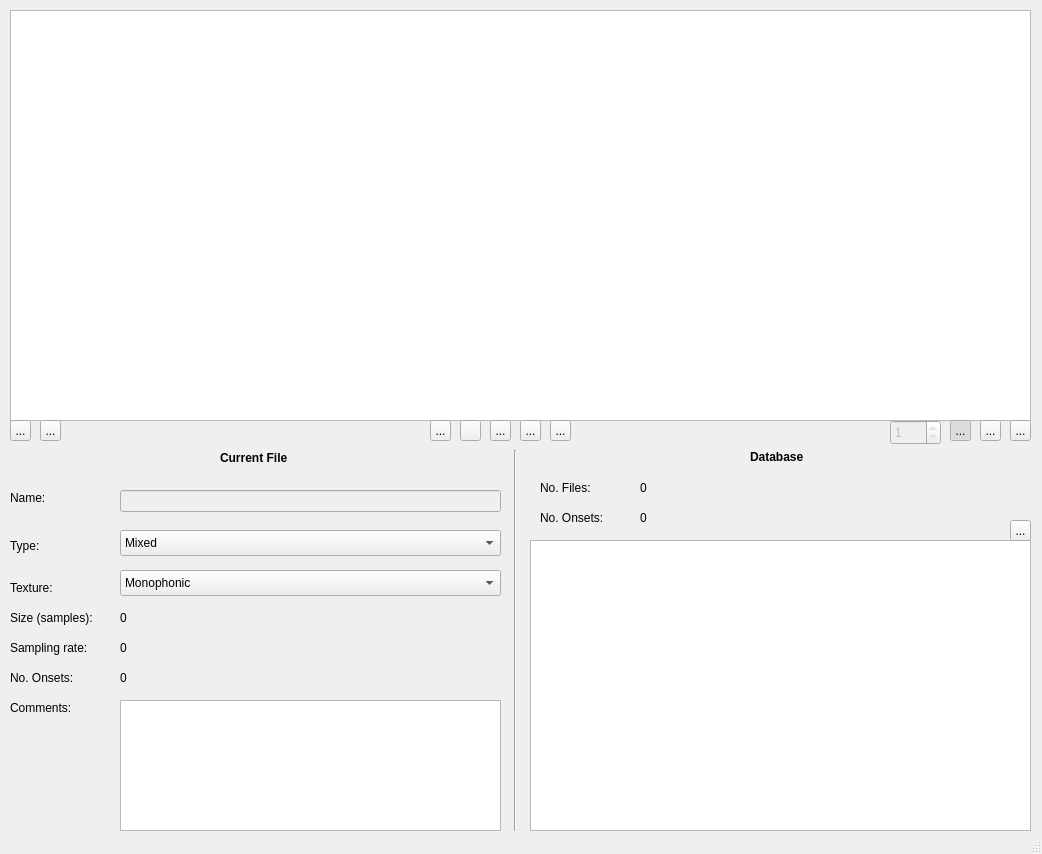
<?xml version="1.0" encoding="UTF-8"?>
<ui version="4.0">
 <class>MainWindow</class>
 <widget class="QMainWindow" name="MainWindow">
  <property name="geometry">
   <rect>
    <x>0</x>
    <y>0</y>
    <width>1042</width>
    <height>854</height>
   </rect>
  </property>
  <property name="windowTitle">
   <string>Edit Onsets</string>
  </property>
  <widget class="QWidget" name="centralwidget">
   <widget class="QSpinBox" name="onset_number">
    <property name="enabled">
     <bool>false</bool>
    </property>
    <property name="geometry">
     <rect>
      <x>890</x>
      <y>420</y>
      <width>51</width>
      <height>25</height>
     </rect>
    </property>
    <property name="minimum">
     <number>1</number>
    </property>
    <property name="maximum">
     <number>1</number>
    </property>
    <property name="value">
     <number>1</number>
    </property>
   </widget>
   <widget class="QLabel" name="db_path_label">
    <property name="geometry">
     <rect>
      <x>10</x>
      <y>490</y>
      <width>41</width>
      <height>16</height>
     </rect>
    </property>
    <property name="text">
     <string>Name:</string>
    </property>
   </widget>
   <widget class="QLineEdit" name="db_path">
    <property name="enabled">
     <bool>false</bool>
    </property>
    <property name="geometry">
     <rect>
      <x>120</x>
      <y>490</y>
      <width>381</width>
      <height>22</height>
     </rect>
    </property>
   </widget>
   <widget class="QLabel" name="type_label">
    <property name="geometry">
     <rect>
      <x>10</x>
      <y>530</y>
      <width>41</width>
      <height>31</height>
     </rect>
    </property>
    <property name="text">
     <string>Type:</string>
    </property>
   </widget>
   <widget class="QComboBox" name="type">
    <property name="geometry">
     <rect>
      <x>120</x>
      <y>530</y>
      <width>381</width>
      <height>26</height>
     </rect>
    </property>
    <item>
     <property name="text">
      <string>Mixed</string>
     </property>
    </item>
    <item>
     <property name="text">
      <string>Pitched Non-Percussive</string>
     </property>
    </item>
    <item>
     <property name="text">
      <string>Pitched Percussive</string>
     </property>
    </item>
    <item>
     <property name="text">
      <string>Non-Pitched Percussive</string>
     </property>
    </item>
   </widget>
   <widget class="QGraphicsView" name="audio_display">
    <property name="geometry">
     <rect>
      <x>10</x>
      <y>10</y>
      <width>1021</width>
      <height>411</height>
     </rect>
    </property>
   </widget>
   <widget class="QToolButton" name="play">
    <property name="geometry">
     <rect>
      <x>460</x>
      <y>420</y>
      <width>21</width>
      <height>21</height>
     </rect>
    </property>
    <property name="toolTip">
     <string>Play audio</string>
    </property>
    <property name="text">
     <string/>
    </property>
    <property name="icon">
     <iconset resource="editonsets.qrc">
      <normaloff>:/icons/icons/Play.png</normaloff>:/icons/icons/Play.png</iconset>
    </property>
    <property name="iconSize">
     <size>
      <width>32</width>
      <height>32</height>
     </size>
    </property>
   </widget>
   <widget class="QToolButton" name="stop">
    <property name="geometry">
     <rect>
      <x>490</x>
      <y>420</y>
      <width>21</width>
      <height>21</height>
     </rect>
    </property>
    <property name="toolTip">
     <string>Stop audio</string>
    </property>
    <property name="text">
     <string>...</string>
    </property>
    <property name="icon">
     <iconset resource="editonsets.qrc">
      <normaloff>:/icons/icons/Stop.png</normaloff>:/icons/icons/Stop.png</iconset>
    </property>
   </widget>
   <widget class="QToolButton" name="import_audio">
    <property name="geometry">
     <rect>
      <x>10</x>
      <y>420</y>
      <width>21</width>
      <height>21</height>
     </rect>
    </property>
    <property name="text">
     <string>...</string>
    </property>
    <property name="icon">
     <iconset resource="editonsets.qrc">
      <normaloff>:/icons/icons/Music.png</normaloff>:/icons/icons/Music.png</iconset>
    </property>
   </widget>
   <widget class="QToolButton" name="save">
    <property name="geometry">
     <rect>
      <x>40</x>
      <y>420</y>
      <width>21</width>
      <height>21</height>
     </rect>
    </property>
    <property name="text">
     <string>...</string>
    </property>
    <property name="icon">
     <iconset resource="editonsets.qrc">
      <normaloff>:/icons/icons/Floppy.png</normaloff>:/icons/icons/Floppy.png</iconset>
    </property>
   </widget>
   <widget class="QToolButton" name="new_onset">
    <property name="geometry">
     <rect>
      <x>950</x>
      <y>420</y>
      <width>21</width>
      <height>21</height>
     </rect>
    </property>
    <property name="text">
     <string>...</string>
    </property>
    <property name="icon">
     <iconset resource="editonsets.qrc">
      <normaloff>:/icons/icons/Write.png</normaloff>:/icons/icons/Write.png</iconset>
    </property>
    <property name="checkable">
     <bool>true</bool>
    </property>
    <property name="checked">
     <bool>true</bool>
    </property>
   </widget>
   <widget class="QToolButton" name="move_onset">
    <property name="geometry">
     <rect>
      <x>980</x>
      <y>420</y>
      <width>21</width>
      <height>21</height>
     </rect>
    </property>
    <property name="text">
     <string>...</string>
    </property>
    <property name="icon">
     <iconset resource="editonsets.qrc">
      <normaloff>:/icons/icons/spanner32.png</normaloff>:/icons/icons/spanner32.png</iconset>
    </property>
    <property name="checkable">
     <bool>true</bool>
    </property>
   </widget>
   <widget class="Line" name="line">
    <property name="geometry">
     <rect>
      <x>505</x>
      <y>450</y>
      <width>21</width>
      <height>381</height>
     </rect>
    </property>
    <property name="orientation">
     <enum>Qt::Vertical</enum>
    </property>
   </widget>
   <widget class="QLabel" name="label">
    <property name="geometry">
     <rect>
      <x>220</x>
      <y>450</y>
      <width>81</width>
      <height>16</height>
     </rect>
    </property>
    <property name="font">
     <font>
      <weight>75</weight>
      <bold>true</bold>
     </font>
    </property>
    <property name="text">
     <string>Current File</string>
    </property>
   </widget>
   <widget class="QToolButton" name="delete_onset">
    <property name="geometry">
     <rect>
      <x>1010</x>
      <y>420</y>
      <width>21</width>
      <height>21</height>
     </rect>
    </property>
    <property name="text">
     <string>...</string>
    </property>
    <property name="icon">
     <iconset resource="editonsets.qrc">
      <normaloff>:/icons/icons/Delete.png</normaloff>:/icons/icons/Delete.png</iconset>
    </property>
   </widget>
   <widget class="QLabel" name="size_label">
    <property name="geometry">
     <rect>
      <x>10</x>
      <y>610</y>
      <width>101</width>
      <height>16</height>
     </rect>
    </property>
    <property name="text">
     <string>Size (samples):</string>
    </property>
   </widget>
   <widget class="QLabel" name="size">
    <property name="geometry">
     <rect>
      <x>120</x>
      <y>610</y>
      <width>61</width>
      <height>16</height>
     </rect>
    </property>
    <property name="text">
     <string>0</string>
    </property>
   </widget>
   <widget class="QLabel" name="sampling_rate_label">
    <property name="geometry">
     <rect>
      <x>10</x>
      <y>640</y>
      <width>91</width>
      <height>16</height>
     </rect>
    </property>
    <property name="text">
     <string>Sampling rate:</string>
    </property>
   </widget>
   <widget class="QLabel" name="sampling_rate">
    <property name="geometry">
     <rect>
      <x>120</x>
      <y>640</y>
      <width>61</width>
      <height>16</height>
     </rect>
    </property>
    <property name="text">
     <string>0</string>
    </property>
   </widget>
   <widget class="QLabel" name="num_onsets_label">
    <property name="geometry">
     <rect>
      <x>10</x>
      <y>670</y>
      <width>81</width>
      <height>16</height>
     </rect>
    </property>
    <property name="text">
     <string>No. Onsets:</string>
    </property>
   </widget>
   <widget class="QLabel" name="num_onsets">
    <property name="geometry">
     <rect>
      <x>120</x>
      <y>670</y>
      <width>61</width>
      <height>16</height>
     </rect>
    </property>
    <property name="text">
     <string>0</string>
    </property>
   </widget>
   <widget class="QToolButton" name="back">
    <property name="geometry">
     <rect>
      <x>430</x>
      <y>420</y>
      <width>21</width>
      <height>21</height>
     </rect>
    </property>
    <property name="text">
     <string>...</string>
    </property>
    <property name="icon">
     <iconset resource="editonsets.qrc">
      <normaloff>:/icons/icons/Back.png</normaloff>:/icons/icons/Back.png</iconset>
    </property>
   </widget>
   <widget class="QLabel" name="db_label">
    <property name="geometry">
     <rect>
      <x>750</x>
      <y>450</y>
      <width>62</width>
      <height>16</height>
     </rect>
    </property>
    <property name="font">
     <font>
      <weight>75</weight>
      <bold>true</bold>
     </font>
    </property>
    <property name="text">
     <string>Database</string>
    </property>
    <property name="alignment">
     <set>Qt::AlignLeading|Qt::AlignLeft|Qt::AlignTop</set>
    </property>
   </widget>
   <widget class="QListWidget" name="db_files">
    <property name="geometry">
     <rect>
      <x>530</x>
      <y>540</y>
      <width>501</width>
      <height>291</height>
     </rect>
    </property>
    <property name="alternatingRowColors">
     <bool>true</bool>
    </property>
    <property name="sortingEnabled">
     <bool>true</bool>
    </property>
   </widget>
   <widget class="QLabel" name="comments_label">
    <property name="geometry">
     <rect>
      <x>10</x>
      <y>700</y>
      <width>71</width>
      <height>16</height>
     </rect>
    </property>
    <property name="text">
     <string>Comments:</string>
    </property>
   </widget>
   <widget class="QPlainTextEdit" name="comments">
    <property name="geometry">
     <rect>
      <x>120</x>
      <y>700</y>
      <width>381</width>
      <height>131</height>
     </rect>
    </property>
   </widget>
   <widget class="QLabel" name="num_files_label">
    <property name="geometry">
     <rect>
      <x>540</x>
      <y>480</y>
      <width>61</width>
      <height>16</height>
     </rect>
    </property>
    <property name="text">
     <string>No. Files:</string>
    </property>
   </widget>
   <widget class="QLabel" name="num_onsets_in_db_label">
    <property name="geometry">
     <rect>
      <x>540</x>
      <y>510</y>
      <width>81</width>
      <height>16</height>
     </rect>
    </property>
    <property name="text">
     <string>No. Onsets:</string>
    </property>
   </widget>
   <widget class="QLabel" name="num_files">
    <property name="geometry">
     <rect>
      <x>640</x>
      <y>480</y>
      <width>61</width>
      <height>16</height>
     </rect>
    </property>
    <property name="text">
     <string>0</string>
    </property>
   </widget>
   <widget class="QLabel" name="num_onsets_in_db">
    <property name="geometry">
     <rect>
      <x>640</x>
      <y>510</y>
      <width>61</width>
      <height>16</height>
     </rect>
    </property>
    <property name="text">
     <string>0</string>
    </property>
   </widget>
   <widget class="QToolButton" name="zoom_in">
    <property name="geometry">
     <rect>
      <x>520</x>
      <y>420</y>
      <width>21</width>
      <height>21</height>
     </rect>
    </property>
    <property name="text">
     <string>...</string>
    </property>
    <property name="icon">
     <iconset resource="editonsets.qrc">
      <normaloff>:/icons/icons/ZoomIn.png</normaloff>:/icons/icons/ZoomIn.png</iconset>
    </property>
   </widget>
   <widget class="QToolButton" name="zoom_out">
    <property name="geometry">
     <rect>
      <x>550</x>
      <y>420</y>
      <width>21</width>
      <height>21</height>
     </rect>
    </property>
    <property name="text">
     <string>...</string>
    </property>
    <property name="icon">
     <iconset resource="editonsets.qrc">
      <normaloff>:/icons/icons/ZoomOut.png</normaloff>:/icons/icons/ZoomOut.png</iconset>
    </property>
   </widget>
   <widget class="QLabel" name="texture_label">
    <property name="geometry">
     <rect>
      <x>10</x>
      <y>580</y>
      <width>61</width>
      <height>16</height>
     </rect>
    </property>
    <property name="text">
     <string>Texture:</string>
    </property>
   </widget>
   <widget class="QComboBox" name="texture">
    <property name="geometry">
     <rect>
      <x>120</x>
      <y>570</y>
      <width>381</width>
      <height>26</height>
     </rect>
    </property>
    <item>
     <property name="text">
      <string>Monophonic</string>
     </property>
    </item>
    <item>
     <property name="text">
      <string>Polyphonic</string>
     </property>
    </item>
   </widget>
   <widget class="QToolButton" name="delete_file">
    <property name="geometry">
     <rect>
      <x>1010</x>
      <y>520</y>
      <width>21</width>
      <height>21</height>
     </rect>
    </property>
    <property name="text">
     <string>...</string>
    </property>
    <property name="icon">
     <iconset resource="editonsets.qrc">
      <normaloff>:/icons/icons/Delete.png</normaloff>:/icons/icons/Delete.png</iconset>
    </property>
   </widget>
  </widget>
  <widget class="QStatusBar" name="statusbar"/>
 </widget>
 <resources>
  <include location="editonsets.qrc"/>
 </resources>
 <connections/>
</ui>
